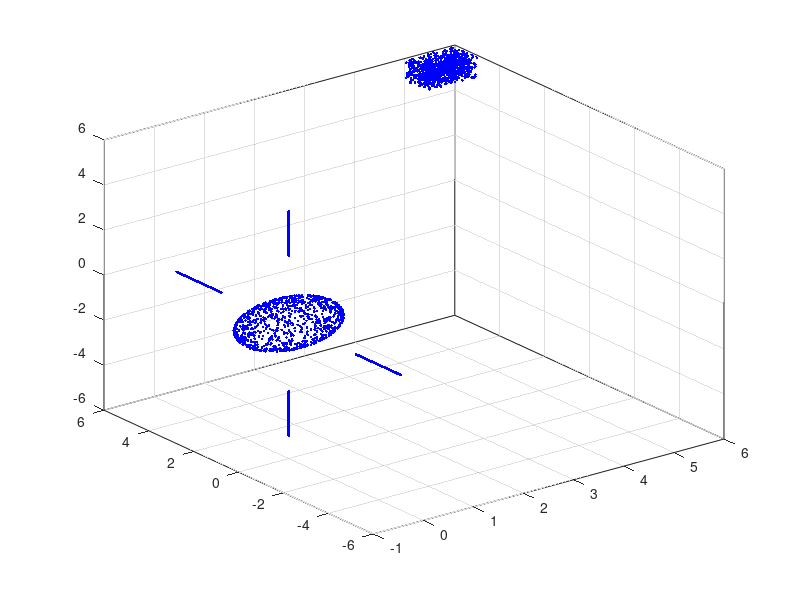

This figure's MATLAB source:
function A = genLDdata
% This function will return 1,000 points
% in 3 dimensions.
%
%   X = genLDdata
%
%   It consists of data along two lines,
%   data on the surface of a sphere, and
%   data in a cube. This data set can be
%   used to explore the estimation of
%   local dimension.

 %sample from the surface of a sphere
 X1 = randn(1000,1);
 X2 = randn(1000,1);
 X3 = randn(1000,1);
 lambda = sqrt(X1.^2 + X2.^2 + X3.^2);
 X1 = X1./lambda;
 X2 = X2./lambda;
 X3 = X3./lambda;
 X = [X1,X2,X3];
 plot3(X(:,1),X(:,2),X(:,3),'r.')
 
%sample from a cube
 X1 = rand(1000,1) + 5;
 X2 = rand(1000,1) + 5;
 X3 = rand(1000,1) + 5;
 
 XX = [X1,X2,X3];
 hold on
 plot3(XX(:,1),XX(:,2),XX(:,3),'g.')
 
 %sample from lines attached to a sphere
 X1 = zeros(1000,1);
 X2 = zeros(1000,1);
 X3 = 2*rand(1000,1) + 3;
 L1 = [X1,X2,X3];
 
 X1 = zeros(1000,1);
 X2 = zeros(1000,1);
 X3 = -2*rand(1000,1)  -3;
 L2 = [X1,X2,X3];
 
 X1 = zeros(1000,1);
 X2 = 2*rand(1000,1)+3;
 X3 = zeros(1000,1);
 L3 = [X1,X2,X3];
 
 X1 = zeros(1000,1);
 X2 = -2*rand(1000,1)-3;
 X3 = zeros(1000,1);
 L4 = [X1,X2,X3];
 
 A = zeros(6000,3);
 A(1:1000,:) = X;
 A(1001:2000,:) = XX;
 A(2001:3000,:) = L1;
 A(3001:4000,:) = L2;
 A(4001:5000,:) = L3;
 A(5001:6000,:) = L4;
 
 plot3(A(:,1),A(:,2),A(:,3),'b.')
 grid on
 box on
 
 hold off
